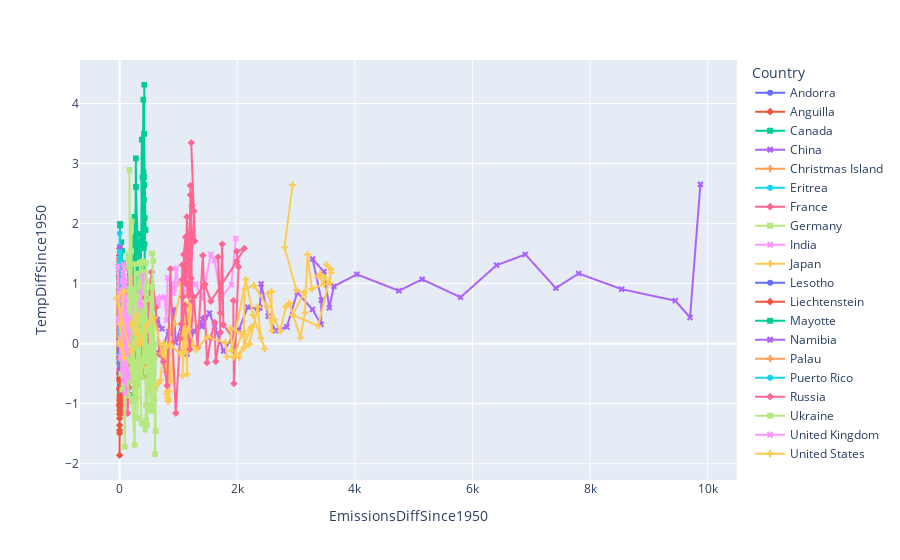

Write notebook code for a chart like this one.
### Code cell
fig = px.line(comparison, x = 'EmissionsDiffSince1950', y = 'TempDiffSince1950', color = 'Country', symbol = 'Country')

fig.show()
